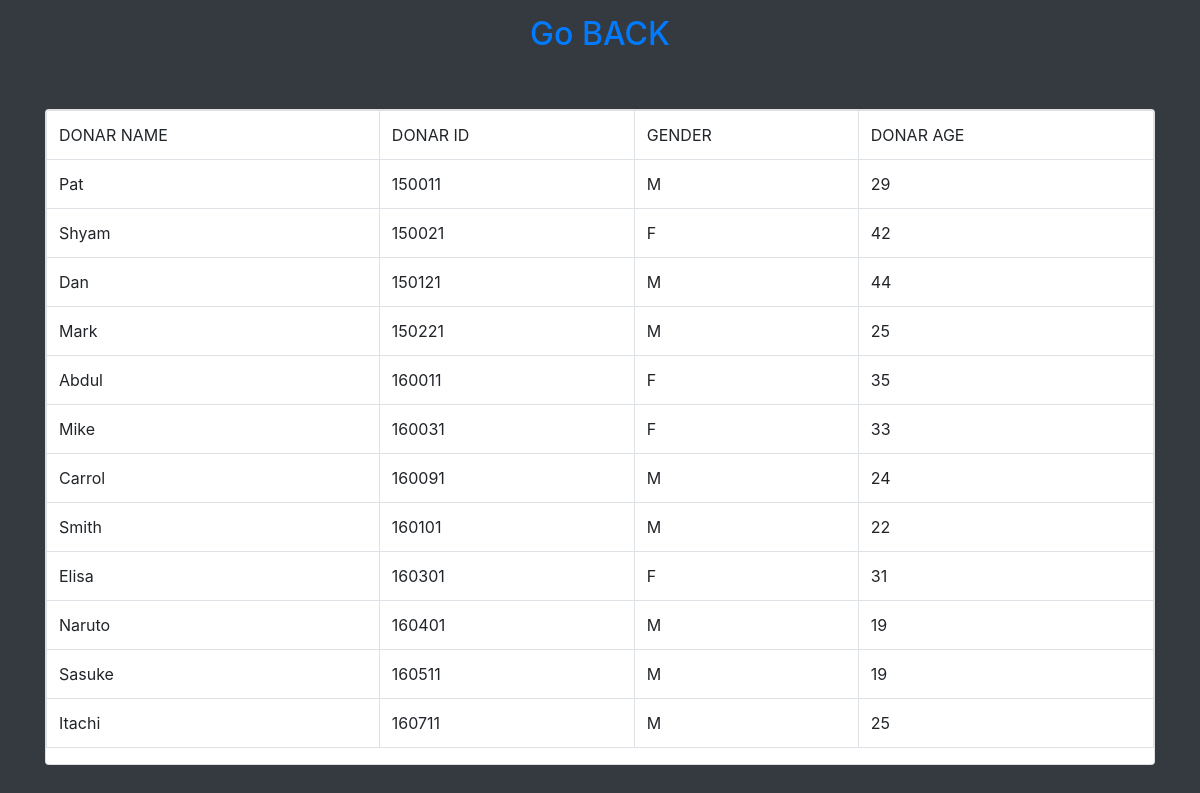
Page /adminview.php on the committed database.
### tables this page shows
CREATE TABLE DONAR
(
    Donar_id int NOT NULL PRIMARY KEY,
    DName varchar(50) NOT NULL,
    DAge int,
    Dsex char(1),
    DAddress varchar(50),
    recept_id int,
    FOREIGN KEY (recept_id) REFERENCES RECEPTIONIST(recept_id)
);

### adminview.php (the view, shortened to what this page needs)
<?php
    require_once("crudcon.php");
    $query = "select * from donar ";
    $result = mysqli_query($con,$query);
?>
<!DOCTYPE html>
<html lang="en">
<head>
    <link href="https://cdn.jsdelivr.net/npm/bootstrap@5.2.2/dist/css/bootstrap.min.css" rel="stylesheet">
    <link rel="stylesheet" a href="CSS/bootstrap.css"/>
</head>
<body class="bg-dark">
        <div class="container">
        <a  href="admin.php"><h2 style="margin-top:15px;text-align:center;">Go BACK</h2></a>
            <div class="row">
                <div class="col m-auto">
                    <div class="card mt-5">
                        <table class="table table-bordered">
                            <tr>
                                <td> DONAR NAME </td>
                                <td> DONAR ID </td>
                                <td> GENDER  </td>
                                <td> DONAR AGE </td>
                            </tr>
<?php
                                    while($row=mysqli_fetch_assoc($result))
                                    {
                                        $Donar_id = $row['Donar_id'];
                                        $Donar_name = $row['DName'];
                                        $gender=$row["Dsex"];
                                        $age=$row["DAge"];
                            ?>
                                    <tr>
                                        <td><?php echo $Donar_name ?></td>
                                        <td><?php echo $Donar_id ?></td>
                                        <td><?php echo $gender ?></td>
                                        <td><?php echo $age ?></td>
                                    </tr>
                            <?php
                                    }
                            ?>
                        </table>
                    </div>
                </div>
            </div>
        </div>
</body>
</html>

### rows in the picture
donar: DName "Pat", Donar_id "150011", Dsex "M", DAge "29"
donar: DName "Shyam", Donar_id "150021", Dsex "F", DAge "42"
donar: DName "Dan", Donar_id "150121", Dsex "M", DAge "44"
donar: DName "Mark", Donar_id "150221", Dsex "M", DAge "25"
donar: DName "Abdul", Donar_id "160011", Dsex "F", DAge "35"
donar: DName "Mike", Donar_id "160031", Dsex "F", DAge "33"
donar: DName "Carrol", Donar_id "160091", Dsex "M", DAge "24"
donar: DName "Smith", Donar_id "160101", Dsex "M", DAge "22"
donar: DName "Elisa", Donar_id "160301", Dsex "F", DAge "31"
donar: DName "Naruto", Donar_id "160401", Dsex "M", DAge "19"
donar: DName "Sasuke", Donar_id "160511", Dsex "M", DAge "19"
donar: DName "Itachi", Donar_id "160711", Dsex "M", DAge "25"
